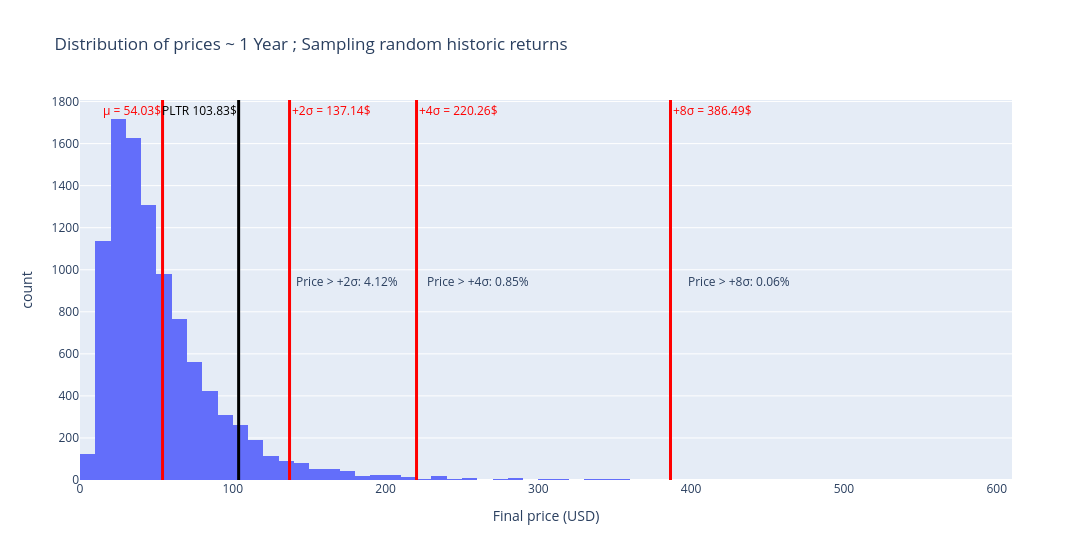

This figure's notebook cell:
### Markdown cell above
### Price Distribution

### Code cell
dis = simulations_historic[-1, :]
fig = px.histogram(x=dis, nbins=100,width=1300, histfunc="count", labels={"x": "Final price (USD)"}, title="Distribution of prices ~ 1 Year ; Sampling random historic returns")

μ = simulations_historic[-1, :].mean()
σ = simulations_historic[-1, :].std()

fig.add_vline(
    x=μ, line_color="red", line_width=3,
    annotation_text=f"μ = {μ:.2f}$",
    annotation_position=f"top left",
    annotation_font_color="red")

fig.add_vline(
    x=actual.iloc[-1], line_color="black", line_width=3,
    annotation_text=f"PLTR {actual.iloc[-1]:.2f}$",
    annotation_position=f"top left",
    annotation_font_color="black")

for a in (1, 2, 4, 8):
    for s in (+σ, ):
        if a < 2: continue
        fig.add_vline(
            x=μ + a*s, line_color="red", line_width=3,
            annotation_text=f"{'+' if s > 0 else '-'}{a}σ" + (f" = {(μ + a*s):.2f}$" if a > 1 else ""),
            annotation_position=f"top {"right" if s > 0 else "left"}",
            annotation_font_color="red")
        fig.add_annotation(
            x=0.09 + a*0.07, y=0.55, xref="paper", yref="paper",
            text=f"Price > +{a}σ: {(simulations_historic[-1, :] > μ + a*σ).mean() * 100:.2f}%",
            showarrow=False, xanchor="left", yanchor="top")

fig.show()
print(f"P(Price > PLTR): {(simulations_historic[-1, :] > actual.iloc[-1]).mean() * 100:.2f}%")

### Figure 1 — Plotly figure (JSON) as saved in the notebook; plotly's stock layout.template omitted (floating-point values rounded to 4 significant figures; data arrays with more than 128 entries replaced by an {"elided": "..."} marker saying what was removed)
{"data": [{"bingroup": "x", "histfunc": "count", "hovertemplate": "Final price (USD)=%{x}<br>count=%{y}<extra></extra>", "legendgroup": "", "marker": {"color": "#636efa", "pattern": {"shape": ""}}, "name": "", "nbinsx": 100, "orientation": "v", "showlegend": false, "type": "histogram", "x": {"elided": "10000 float values"}, "xaxis": "x", "yaxis": "y"}], "layout": {"annotations": [{"font": {"color": "red"}, "showarrow": false, "text": "μ = 54.03$", "x": 54.03, "xanchor": "right", "xref": "x", "y": 1, "yanchor": "top", "yref": "y domain"}, {"font": {"color": "black"}, "showarrow": false, "text": "PLTR 103.83$", "x": 103.8, "xanchor": "right", "xref": "x", "y": 1, "yanchor": "top", "yref": "y domain"}, {"font": {"color": "red"}, "showarrow": false, "text": "+2σ = 137.14$", "x": 137.1, "xanchor": "left", "xref": "x", "y": 1, "yanchor": "top", "yref": "y domain"}, {"showarrow": false, "text": "Price > +2σ: 4.12%", "x": 0.23, "xanchor": "left", "xref": "paper", "y": 0.55, "yanchor": "top", "yref": "paper"}, {"font": {"color": "red"}, "showarrow": false, "text": "+4σ = 220.26$", "x": 220.3, "xanchor": "left", "xref": "x", "y": 1, "yanchor": "top", "yref": "y domain"}, {"showarrow": false, "text": "Price > +4σ: 0.85%", "x": 0.37, "xanchor": "left", "xref": "paper", "y": 0.55, "yanchor": "top", "yref": "paper"}, {"font": {"color": "red"}, "showarrow": false, "text": "+8σ = 386.49$", "x": 386.5, "xanchor": "left", "xref": "x", "y": 1, "yanchor": "top", "yref": "y domain"}, {"showarrow": false, "text": "Price > +8σ: 0.06%", "x": 0.65, "xanchor": "left", "xref": "paper", "y": 0.55, "yanchor": "top", "yref": "paper"}], "barmode": "relative", "legend": {"tracegroupgap": 0}, "shapes": [{"line": {"color": "red", "width": 3}, "type": "line", "x0": 54.03, "x1": 54.03, "xref": "x", "y0": 0, "y1": 1, "yref": "y domain"}, {"line": {"color": "black", "width": 3}, "type": "line", "x0": 103.8, "x1": 103.8, "xref": "x", "y0": 0, "y1": 1, "yref": "y domain"}, {"line": {"color": "red", "width": 3}, "type": "line", "x0": 137.1, "x1": 137.1, "xref": "x", "y0": 0, "y1": 1, "yref": "y domain"}, {"line": {"color": "red", "width": 3}, "type": "line", "x0": 220.3, "x1": 220.3, "xref": "x", "y0": 0, "y1": 1, "yref": "y domain"}, {"line": {"color": "red", "width": 3}, "type": "line", "x0": 386.5, "x1": 386.5, "xref": "x", "y0": 0, "y1": 1, "yref": "y domain"}], "title": {"text": "Distribution of prices ~ 1 Year ; Sampling random historic returns"}, "width": 1300, "xaxis": {"anchor": "y", "domain": [0, 1], "title": {"text": "Final price (USD)"}}, "yaxis": {"anchor": "x", "domain": [0, 1], "title": {"text": "count"}}}}
